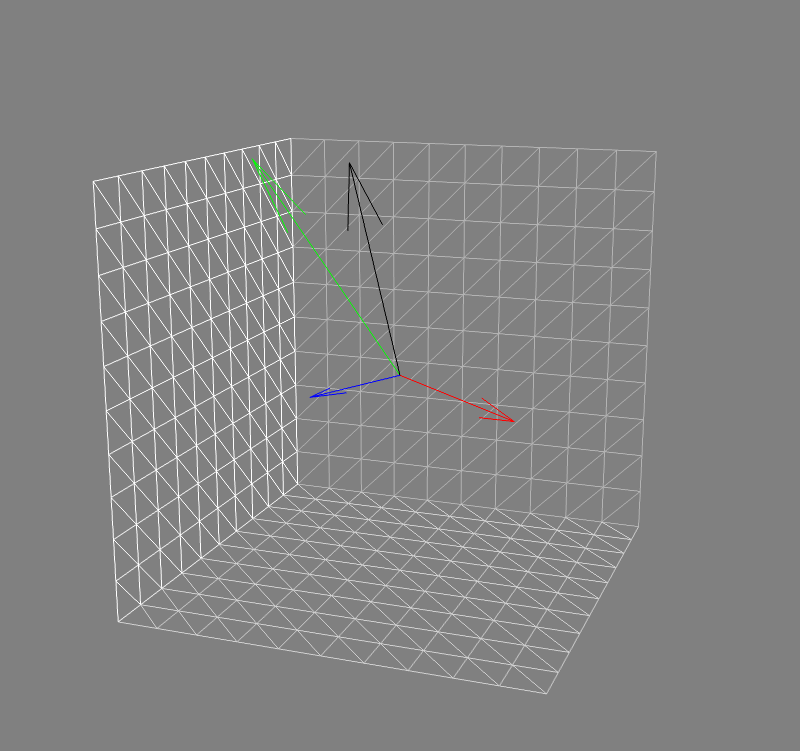

The script that drew this image:
# generate data
import os
import numpy as np
from mayavi import mlab

def xyz_edge_grid(xstart, xend, ystart, yend, zstart, zend):
    w = 11
    h = 11
    X1, Y1 = np.mgrid[xstart:xend:w*1j, ystart:yend:h*1j]
    Z1 = np.full((w, h), zstart)
    
    Y2, Z2 = np.mgrid[ystart:yend:w*1j, zstart:zend:h*1j]
    X2 = np.full((w, h), xstart)
    
    X3, Z3 = np.mgrid[xstart:xend:w*1j, zstart:zend:h*1j]
    Y3 = np.full((w, h), ystart)

    mlab.mesh(X1, Y1, Z1, representation='wireframe', color=(1,1,1))
    mlab.mesh(X2, Y2, Z2, representation='wireframe', color=(1,1,1))
    mlab.mesh(X3, Y3, Z3, representation='wireframe', color=(1,1,1))

limit = 4

#2x - y = 0
a = np.array([[2, -1, 0]])

#-x + 2y - z = -1
b = np.array([[-1, 2, -1]])

#-3y + 4z = 4
c = np.array([[0, -3, 4]])

# constant
d = np.array([[0, -1, 4]])

v = np.append(a, b, axis=0)
v = np.append(v, c, axis=0)
v = np.append(v, d, axis=0)
vectors = v.T
orig = np.zeros(4)

clr = [(0,0,1), (1,0,0), (0,1,0), (0,0,0)]



mlab.figure(size=(800, 800))
xyz_edge_grid(-limit, limit, -limit, limit, -limit, limit)
mlab.view(20, 75, 8*limit, [0, 0, 0])

#vec = mlab.quiver3d(orig, orig, orig, vectors[0], vectors[1], vectors[2], scale_factor=1, color=clr)
for i in range(4):
    mlab.quiver3d(0, 0, 0, vectors[0][i], vectors[1][i], vectors[2][i], scale_factor=1, color=clr[i])
#mlab.outline(vec, color=(.7, .7, .7))

mlab.savefig(os.path.basename(__file__).replace(".py", "")+".png")
mlab.show()
